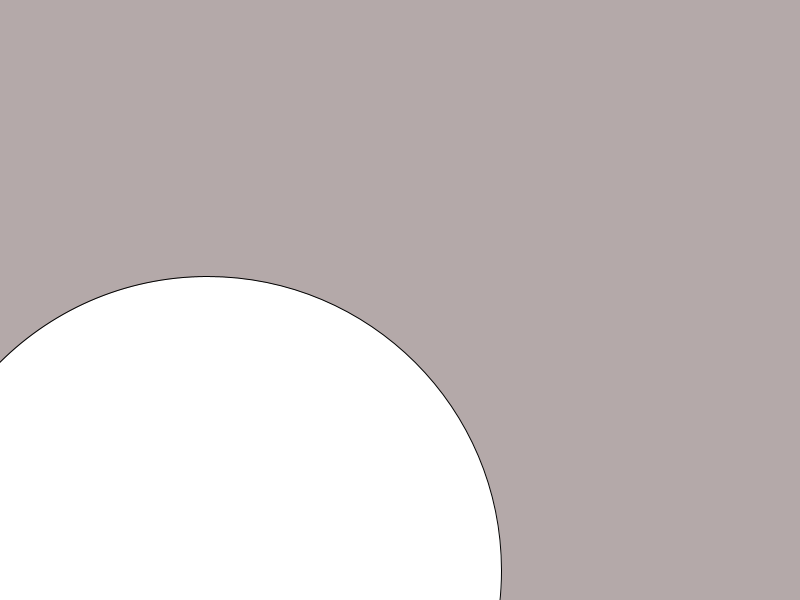
Frame 1 (no input)
Frame 60 (the mouse pressed at the canvas centre just before this capture): identical to frame 1, image omitted
Frame 120 (the mouse held since frame 60 and released just before this capture): identical to frame 1, image omitted

The Processing sketch that drew this single still picture (run headless with seeded random() and noise(); from frame 60 on, the mouse is pressed at the canvas centre):

// Processing sketch: sketch1
// ── sketch1.pde
float Radio; float xc,yc;
void setup(){
size(800,600);
Radio= random(100,400);
xc=random(width); yc= random(height);
}
void draw(){
  if(TocaC(xc, yc, Radio)) fill(255,0,0);
  else fill(255);
  background(#B4A9A9);
circle(xc, yc,Radio*2);

}
boolean TocaC(float x, float y, float r ){
  

float d= dist(mouseX,mouseY,x, y);
if(d>r) return false;
else return true;
}
